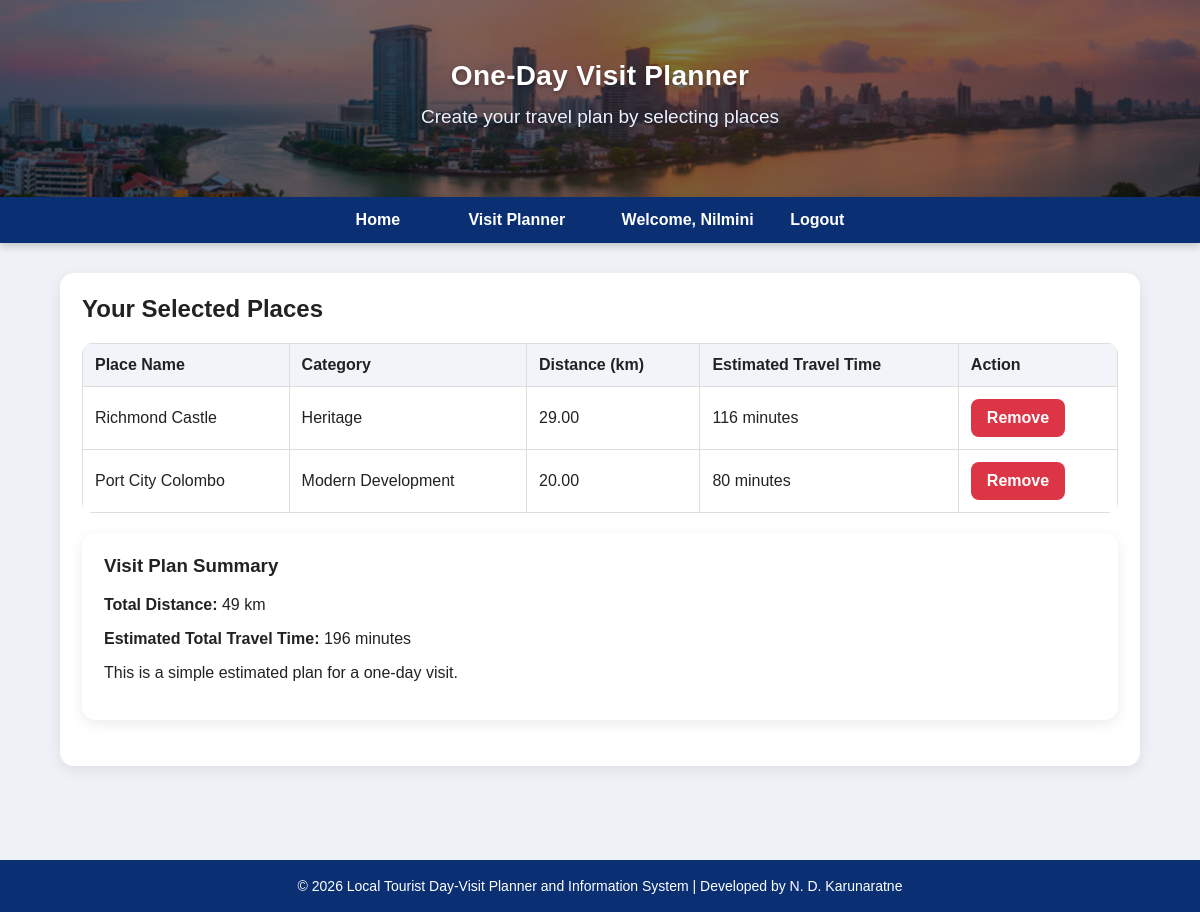
/planner.php (signed in), run on the app's committed database.
### tables this page shows
CREATE TABLE `places` (
  `id` int(11) NOT NULL,
  `name` varchar(100) NOT NULL,
  `category` varchar(50) NOT NULL,
  `description` text NOT NULL,
  `distance` decimal(5,2) NOT NULL,
  `opening_hours` varchar(100) NOT NULL,
  `image` varchar(255) NOT NULL,
  `map_link` varchar(255) NOT NULL,
  `popularity` int(11) NOT NULL
);

### planner.php (the view, shortened to what this page needs)
<?php
include 'db.php';
$user_id = (int)$_SESSION['user_id'];
$total_distance = 0;
$total_time = 0;
$planner_result = mysqli_query($conn, "
    SELECT places.*
    FROM planner_items
    INNER JOIN places ON planner_items.place_id = places.id
    WHERE planner_items.user_id = $user_id
");
?>
<!DOCTYPE html>
<html>
<head>
    <link rel="stylesheet" href="style.css">
</head>
<body>
<header>
    <h1>One-Day Visit Planner</h1>
    <p>Create your travel plan by selecting places</p>
</header>
<nav>
    <a href="index.php">Home</a>
    <a href="planner.php">Visit Planner</a>
    <?php if (isset($_SESSION['username'])) { ?>
        <span style="color:white; margin-left:20px; font-weight:bold;">
            Welcome, <?php echo htmlspecialchars($_SESSION['username']); ?>
        </span>
        <a href="logout.php">Logout</a>
    <?php } else { ?>
        <a href="login.php">Login</a>
        <a href="signup.php">Sign Up</a>
    <?php } ?>
</nav>
<div class="container">
    <div class="card">
        <h2>Your Selected Places</h2>
        <?php if (mysqli_num_rows($planner_result) == 0) { ?>
            <p>No places selected yet. Go to the home page or details page and add places.</p>
        <?php } else { ?>
            <table class="table">
                <tr>
                    <th>Place Name</th>
                    <th>Category</th>
                    <th>Distance (km)</th>
                    <th>Estimated Travel Time</th>
                    <th>Action</th>
                </tr>
                <?php while ($row = mysqli_fetch_assoc($planner_result)) {
                    $total_distance += $row['distance'];
                    $estimated_time = $row['distance'] * 4;
                    $total_time += $estimated_time;
                ?>
                    <tr>
                        <td><?php echo htmlspecialchars($row['name']); ?></td>
                        <td><?php echo htmlspecialchars($row['category']); ?></td>
                        <td><?php echo htmlspecialchars($row['distance']); ?></td>
                        <td><?php echo round($estimated_time); ?> minutes</td>
                        <td>
                            <a class="btn btn-danger" href="planner.php?remove=<?php echo $row['id']; ?>">Remove</a>
                        </td>
                    </tr>
                <?php } ?>
            </table>
            <div class="card" style="margin-top:20px;">
                <h3>Visit Plan Summary</h3>
                <p><strong>Total Distance:</strong> <?php echo round($total_distance, 2); ?> km</p>
                <p><strong>Estimated Total Travel Time:</strong> <?php echo round($total_time); ?> minutes</p>
                <p>This is a simple estimated plan for a one-day visit.</p>
            </div>
        <?php } ?>
    </div>
</div>
<div class="footer">
    <p>&copy; 2026 Local Tourist Day-Visit Planner and Information System | Developed by N. D. Karunaratne</p>
</div>
</body>
</html>

### style.css (style rules this page uses)
html, body { height: 100%; }
body { font-family: Arial, sans-serif; margin: 0; background: #eef2f7; color: #222; min-height: 100vh; display: flex; flex-direction: column; }
header { background: linear-gradient(rgba(0,0,0,0.5), rgba(0,0,0,0.5)), url('images/header.jpg'); background-size: cover; background-position: center; color: white; text-align: center; padding: 60px 20px 50px; position: relative; box-shadow: 0 3px 10px rgba(0,0,0,0.18); }
header h1 { margin: 0; font-size: 28px; font-weight: bold; letter-spacing: 0.3px; text-shadow: 0 2px 4px rgba(0,0,0,0.3); }
header p { margin-top: 14px; font-size: 19px; color: #eaf2ff; text-shadow: 0 1px 3px rgba(0,0,0,0.3); }
nav { background: #0a2f73; padding: 14px 0; text-align: center; position: sticky; top: 0; z-index: 1000; box-shadow: 0 3px 8px rgba(0,0,0,0.2); }
nav a { color: white; text-decoration: none; margin: 0 18px; font-weight: bold; font-size: 16px; padding: 8px 14px; border-radius: 6px; transition: 0.3s; }
.container { width: 90%; max-width: 1100px; margin: 30px auto; flex: 1; }
.card { background: white; border-radius: 14px; padding: 22px; margin-bottom: 24px; box-shadow: 0 4px 14px rgba(0,0,0,0.08); transition: transform 0.3s, box-shadow 0.3s; }
.btn { display: inline-block; background: #0d6efd; color: white; padding: 10px 16px; text-decoration: none; border-radius: 8px; border: none; cursor: pointer; font-weight: bold; transition: 0.3s; }
.btn-danger { background: #dc3545; }
h1, h2, h3 { margin-top: 0; }
.table { width: 100%; border-collapse: collapse; background: white; border-radius: 10px; overflow: hidden; }
.table th, .table td { border: 1px solid #ddd; padding: 12px; text-align: left; }
.table th { background: #f1f4f9; }
.footer { background: #0a2f73; color: white; text-align: center; padding: 18px 10px; margin-top: 40px; font-size: 14px; }
.footer p { margin: 0; }

### data on the page
places: name "Richmond Castle", category "Heritage", distance "29.00", distance "116"
places: name "Port City Colombo", category "Modern Development", distance "20.00", distance "80"

### other printed values
$_SESSION['username'] "Nilmini"
$total_distance "49"
$total_time "196"
